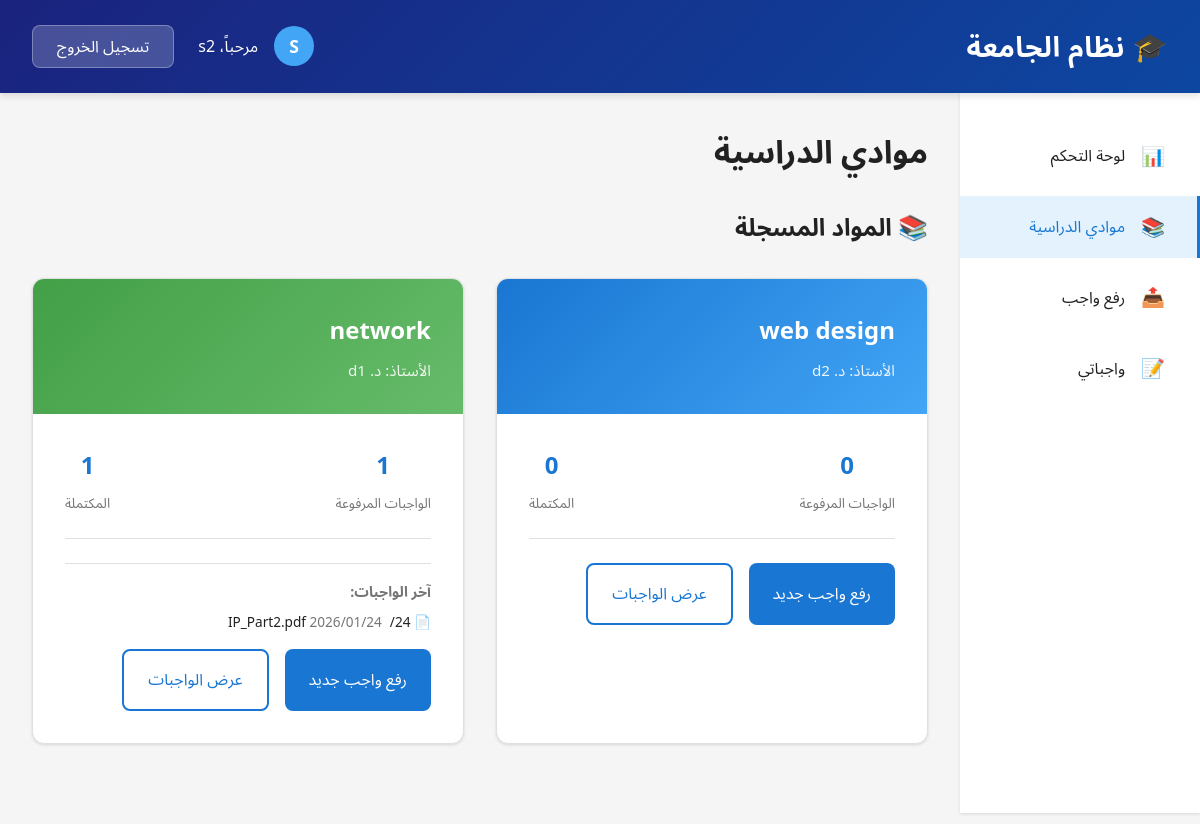
Page /student/subjects/ (signed in) on the earlier database version.
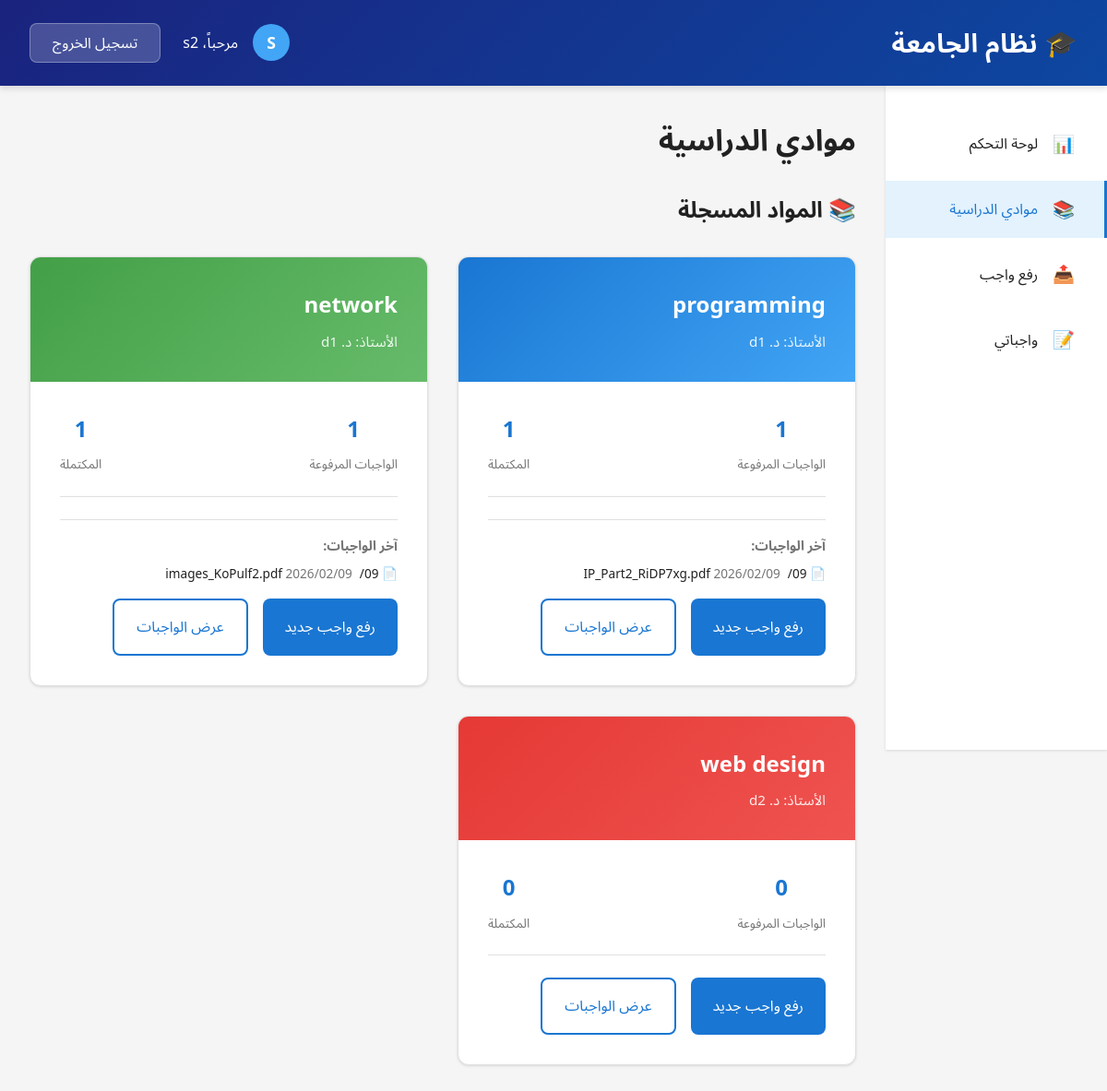
Same page on the later database version.
### myapp/models.py (models this page shows, shortened)
class Subject(models.Model):
    name = models.CharField(max_length=100, unique=True)
    description = models.TextField(blank=True, null=True)
    doctor = models.ForeignKey(
        User,
        on_delete=models.SET_NULL,
        null=True,
        limit_choices_to={'profile__role': 'doctor'},
        related_name='teaching_subjects'
    )
    created_at = models.DateTimeField(auto_now_add=True)
    class Meta:
        verbose_name = 'Subject'
        verbose_name_plural = 'Subjects'
        ordering = ['name']

class Submission(models.Model):
    student = models.ForeignKey(
        User,
        on_delete=models.CASCADE,
        related_name='submissions'
    )
    subject = models.ForeignKey(
        Subject,
        on_delete=models.CASCADE,
        related_name='submissions'
    )
    file = models.FileField(upload_to='submissions/%Y/%m/%d/')
    text = models.TextField(blank=True)
    upload_date = models.DateTimeField(auto_now_add=True)
    class Meta:
        verbose_name = 'Submission'
        verbose_name_plural = 'Submissions'
        ordering = ['-upload_date']

### myapp/views.py (the view)
# urls.py: path('student/subjects/', views.StudentSubjectsView.as_view(), name='student_subjects'),
@method_decorator(login_required, name='dispatch')
class StudentSubjectsView(View):
    def get(self, request):
        if not hasattr(request.user, 'profile') or request.user.profile.role != 'student':
            messages.error(request, 'غير مصرح لك بالوصول إلى هذه الصفحة.')
            return redirect('/')
        enrollments = Enrollment.objects.filter(
            student=request.user
        ).select_related('subject', 'subject__doctor')
        submissions = Submission.objects.filter(
            student=request.user
        ).select_related('subject').order_by('-upload_date')
        subjects_data = []
        for enrollment in enrollments:
            subject = enrollment.subject
            subject_submissions = submissions.filter(subject=subject)
            subjects_data.append({
                'subject': subject,
                'doctor': subject.doctor,
                'total_submissions': subject_submissions.count(),
                'submissions': subject_submissions
            })
        context = {
            'subjects_data': subjects_data,
            'enrollments': enrollments,
            'total_subjects': enrollments.count(),
        }
        return render(request, 'myapp/student_subjects.html', context)

### templates/myapp/student_subjects.html (shortened to what the changed rows need)
{% extends 'base.html' %}
{% load static %}
{% block content %}
    <header class="header">
        <div class="header-content">
            <h1>🎓 نظام الجامعة</h1>
        </div>
    </header>
    <div class="dashboard-layout">
        <main class="main-content">
            <h1 class="page-title">موادي الدراسية</h1>
            <section class="subjects-section">
                <div class="section-header">
                    <h2 class="section-title">📚 المواد المسجلة</h2>
                </div>
                {% if subjects_data %}
                <div class="subjects-grid">
                    {% for data in subjects_data %}
                    <div class="subject-card">
                        <div class="subject-header" style="background: linear-gradient(135deg,
                            {% cycle '#1976d2' '#43a047' '#e53935' '#f57c00' '#7b1fa2' '#0097a7' %} 0%,
                            {% cycle '#42a5f5' '#66bb6a' '#ef5350' '#ffb74d' '#ba68c8' '#4dd0e1' %} 100%);">
                            <div>
                                <h3 class="subject-name">{{ data.subject.name }}</h3>
                                <p class="subject-teacher">
                                    الأستاذ: د. {% if data.doctor %}{{ data.doctor.get_full_name|default:data.doctor.username }}{% else %}غير محدد{% endif %}
                                </p>
                            </div>
                        </div>
                        <div class="subject-body">
                            <div class="subject-stats">
                                <div class="stat-item">
                                    <div class="stat-number">{{ data.total_submissions }}</div>
                                    <div class="stat-label">الواجبات المرفوعة</div>
                                </div>
                                <div class="stat-item">
                                    <div class="stat-number">{{ data.total_submissions }}</div>
                                    <div class="stat-label">المكتملة</div>
                                </div>
                            </div>
                            {% if data.submissions %}
                            <div style="margin-top: 1rem; padding-top: 1rem; border-top: 1px solid #e0e0e0;">
                                <h4 style="font-size: 0.9rem; color: #757575; margin-bottom: 0.5rem;">آخر الواجبات:</h4>
                                {% for sub in data.submissions|slice:":2" %}
                                <div style="font-size: 0.85rem; color: #212121; margin-bottom: 0.3rem;">
                                    <span>📄 {{ sub.file.name|slice:"20:" }}</span>
                                    <span style="color: #757575; margin-right: 0.5rem;">{{ sub.upload_date|date:"Y/m/d" }}</span>
                                </div>
                                {% endfor %}
                            </div>
                            {% endif %}
                            <div class="subject-actions" style="margin-top: 1rem;">
                                <a href="{% url 'student_upload' %}" class="btn btn-primary">رفع واجب جديد</a>
                                <a href="{% url 'student_submissions' %}" class="btn btn-outline">عرض الواجبات</a>
                            </div>
                        </div>
                    </div>
                    {% endfor %}
                </div>
                {% endif %}
            </section>
        </main>
    </div>
{% endblock %}

Differences in the rows shown:
removed Submission: file.name "24/IP_Part2.pdf", upload_date "2026/01/24", shown under Subject "network"
added Subject: subject.name "programming", doctor.get_full_name "d1", total_submissions "1"
added Submission: file.name "09/IP_Part2_RiDP7xg.pdf", upload_date "2026/02/09", shown under "programming"
shown differently, row unchanged: Subject "network": moves up the list
added Submission: file.name "09/images_KoPulf2.pdf", upload_date "2026/02/09", shown under Subject "network"
